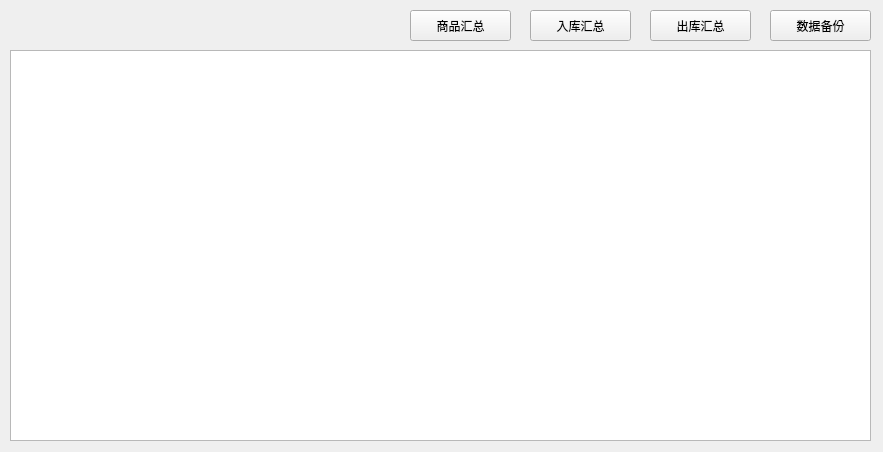
<?xml version="1.0" encoding="UTF-8"?>
<ui version="4.0">
 <class>DataSum</class>
 <widget class="QWidget" name="DataSum">
  <property name="geometry">
   <rect>
    <x>0</x>
    <y>0</y>
    <width>883</width>
    <height>452</height>
   </rect>
  </property>
  <property name="windowTitle">
   <string>数据汇总</string>
  </property>
  <property name="windowIcon">
   <iconset resource="images.qrc">
    <normaloff>:/new/prefix1/images/logo.png</normaloff>:/new/prefix1/images/logo.png</iconset>
  </property>
  <widget class="QTableWidget" name="tableWidget_ListData">
   <property name="geometry">
    <rect>
     <x>10</x>
     <y>50</y>
     <width>861</width>
     <height>391</height>
    </rect>
   </property>
  </widget>
  <widget class="QPushButton" name="pushButton_DataSum">
   <property name="geometry">
    <rect>
     <x>410</x>
     <y>10</y>
     <width>101</width>
     <height>31</height>
    </rect>
   </property>
   <property name="text">
    <string>商品汇总</string>
   </property>
  </widget>
  <widget class="QPushButton" name="pushButton_InputData">
   <property name="geometry">
    <rect>
     <x>530</x>
     <y>10</y>
     <width>101</width>
     <height>31</height>
    </rect>
   </property>
   <property name="text">
    <string>入库汇总</string>
   </property>
  </widget>
  <widget class="QPushButton" name="pushButton_OutputData">
   <property name="geometry">
    <rect>
     <x>650</x>
     <y>10</y>
     <width>101</width>
     <height>31</height>
    </rect>
   </property>
   <property name="text">
    <string>出库汇总</string>
   </property>
  </widget>
  <widget class="QPushButton" name="pushButton_DataBackups">
   <property name="geometry">
    <rect>
     <x>770</x>
     <y>10</y>
     <width>101</width>
     <height>31</height>
    </rect>
   </property>
   <property name="text">
    <string>数据备份</string>
   </property>
  </widget>
 </widget>
 <resources>
  <include location="images.qrc"/>
 </resources>
 <connections/>
</ui>
